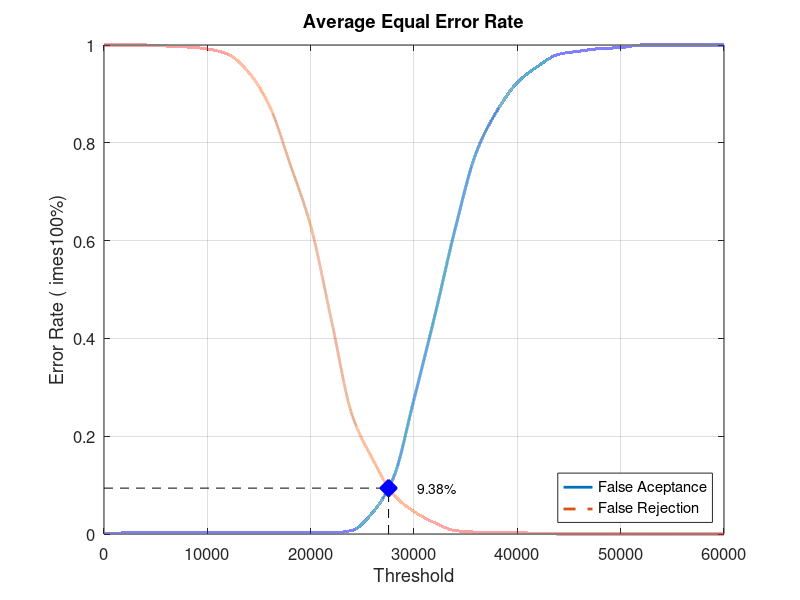
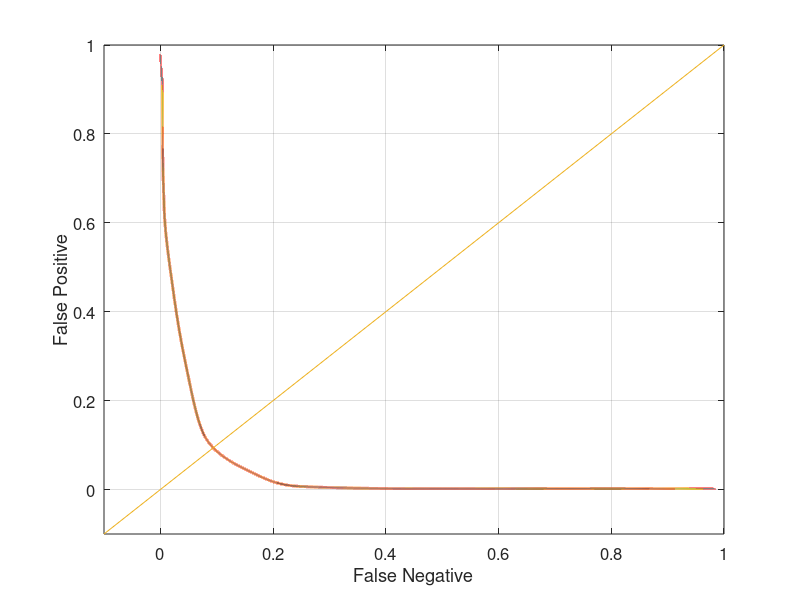

Here is the MATLAB script that generated these plots, in order:
close all;
clear;
clc;
x = 0:2000:60000;
xq = 0:0.5:60000;

y0 = [0 0.00210526 0.00210526 0.00210526 0.00210526 0.00210526 0.00210526 0.00210526 0.00210526 0.00210526 0.00210526 0.00210526 0.00736842 0.0442105 0.114737 0.275789 0.445263 0.625263 0.778947 0.86421 0.923158 0.956842 0.981053 0.987368 0.992632 0.994737 1 1 1 1 1]
yy0 = interp1(x, y0, xq, 'pchip');
y1 = [1 1 1 0.998 0.996 0.992 0.981 0.944 0.876 0.757 0.63 0.438 0.244 0.153 0.081 0.046 0.023 0.007 0.004 0.004 0.003 0.001 0 0 0 0 0 0 0 0 0]
yy1 = interp1(x, y1, xq, 'pchip');

% Calculating EER: 
y2 = abs(y0 - y1);
find(y2 == min(y2))
yy2 = abs(yy0 - yy1);
xEER = find(yy2 == min(yy2));
xEERIndex = xq(xEER) % X-axis EER
yEER = yy0(xEER) % Y-axis EER

main = figure
plot(xq, yy0,'-','LineWidth', 2);	hold on
plot(xq, yy1,'--','LineWidth', 2);	hold on
plot([xEERIndex xEERIndex], [0 yEER], 'k--');	hold on
plot([0 xEERIndex], [yEER yEER], 'k--');	hold on
plot(xEERIndex, yEER, 'bx', 'LineWidth', 10);	hold on
text(xEERIndex + 10 * xEERIndex / 100, yEER, [num2str(round((10000 * yEER)) / 100) '%'])
legend('False Aceptance', 'False Rejection', 'Location', 'SouthEast')
xlabel('Threshold')
ylabel('Error Rate (	imes100%)')
title('Average Equal Error Rate')
set(gca, 'FontSize', 12)
axis([0 60000 0 1])
grid on

print(main, 'Database4AverageMain', '-dpng');
FNRxFPR = figure('Color', [1 1 1]);
plot(yy1, yy0, '-', yy1, yy0, 'LineWidth', 2);
hold on
y = -0.1:0.1:1
plot(y, y); 
set(gca, 'FontSize', 12)
xlabel('False Negative')
ylabel('False Positive')
axis([-0.1 1 -0.1 1])
set(gca, 'FontSize', 12)
grid on

print(FNRxFPR, 'Database4AverageFNRxFPR','-dpng');
